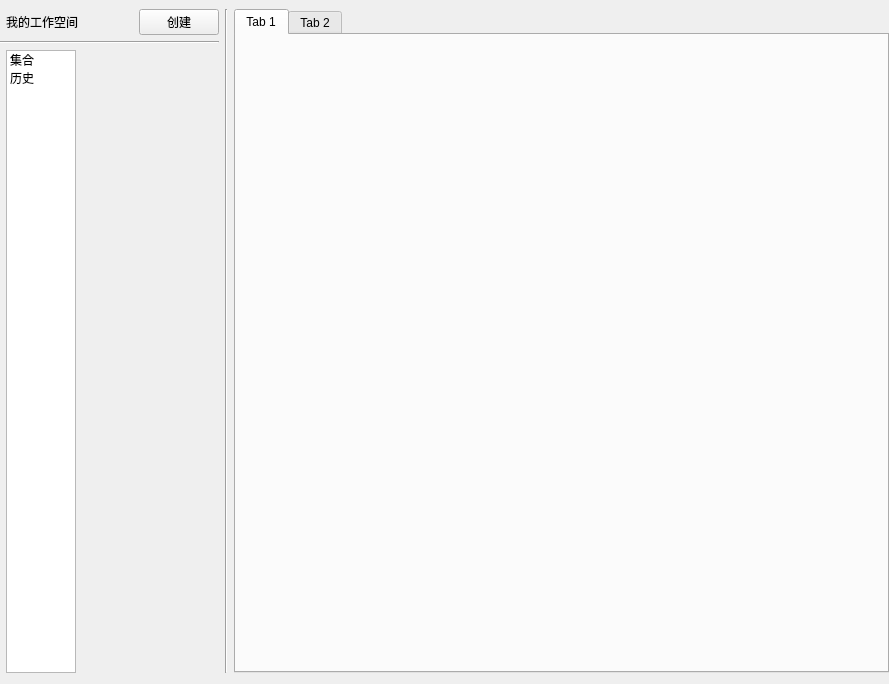
<?xml version="1.0" encoding="UTF-8"?>
<ui version="4.0">
 <class>Form</class>
 <widget class="QWidget" name="Form">
  <property name="geometry">
   <rect>
    <x>0</x>
    <y>0</y>
    <width>889</width>
    <height>684</height>
   </rect>
  </property>
  <property name="windowTitle">
   <string>Form</string>
  </property>
  <layout class="QGridLayout" name="gridLayout">
   <property name="leftMargin">
    <number>0</number>
   </property>
   <property name="topMargin">
    <number>9</number>
   </property>
   <property name="rightMargin">
    <number>0</number>
   </property>
   <item row="0" column="0">
    <layout class="QHBoxLayout" name="horizontalLayout_3" stretch="1,0,3">
     <item>
      <layout class="QVBoxLayout" name="verticalLayout" stretch="0,0,0">
       <item>
        <layout class="QHBoxLayout" name="horizontalLayout">
         <property name="leftMargin">
          <number>6</number>
         </property>
         <item>
          <widget class="QLabel" name="label">
           <property name="text">
            <string>我的工作空间</string>
           </property>
          </widget>
         </item>
         <item>
          <spacer name="horizontalSpacer">
           <property name="orientation">
            <enum>Qt::Horizontal</enum>
           </property>
           <property name="sizeHint" stdset="0">
            <size>
             <width>40</width>
             <height>20</height>
            </size>
           </property>
          </spacer>
         </item>
         <item>
          <widget class="QPushButton" name="new_pushButton">
           <property name="cursor">
            <cursorShape>PointingHandCursor</cursorShape>
           </property>
           <property name="text">
            <string>创建</string>
           </property>
          </widget>
         </item>
        </layout>
       </item>
       <item>
        <widget class="Line" name="line">
         <property name="orientation">
          <enum>Qt::Horizontal</enum>
         </property>
        </widget>
       </item>
       <item>
        <layout class="QHBoxLayout" name="horizontalLayout_2" stretch="1,3">
         <property name="spacing">
          <number>0</number>
         </property>
         <property name="leftMargin">
          <number>6</number>
         </property>
         <item>
          <widget class="QListWidget" name="workspace_listWidget">
           <property name="cursor" stdset="0">
            <cursorShape>PointingHandCursor</cursorShape>
           </property>
           <item>
            <property name="text">
             <string>集合</string>
            </property>
           </item>
           <item>
            <property name="text">
             <string>历史</string>
            </property>
           </item>
          </widget>
         </item>
         <item>
          <widget class="QStackedWidget" name="workspace_stackedWidget">
           <widget class="QWidget" name="page"/>
           <widget class="QWidget" name="page_2"/>
          </widget>
         </item>
        </layout>
       </item>
      </layout>
     </item>
     <item>
      <widget class="Line" name="line_3">
       <property name="orientation">
        <enum>Qt::Vertical</enum>
       </property>
      </widget>
     </item>
     <item>
      <widget class="QTabWidget" name="tabWidget">
       <property name="cursor">
        <cursorShape>PointingHandCursor</cursorShape>
       </property>
       <widget class="QWidget" name="tab">
        <attribute name="title">
         <string>Tab 1</string>
        </attribute>
       </widget>
       <widget class="QWidget" name="tab_2">
        <attribute name="title">
         <string>Tab 2</string>
        </attribute>
       </widget>
      </widget>
     </item>
    </layout>
   </item>
  </layout>
 </widget>
 <resources/>
 <connections/>
</ui>
